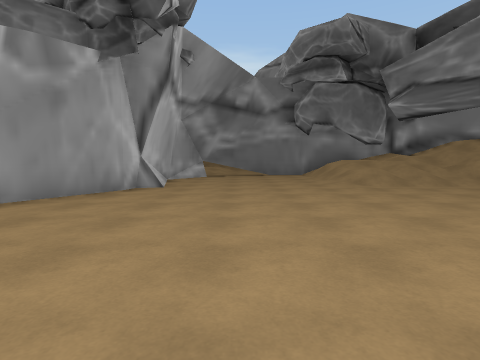
[1] (above)

12 first-person views from a walk through a scene from a Unity 3-D project. The camera is 1.2 m above the floor, tilts 4° down and sees 80° across. The floor is counted in squares, 2 m on a side. Each view is taken from the middle of a square. On the plan, view 1 faces up. The plan holds only what a view shows up to about 9 squares ahead; the rest is blank. The place goes on beyond the plan. Some animated figures are left out.

[2]
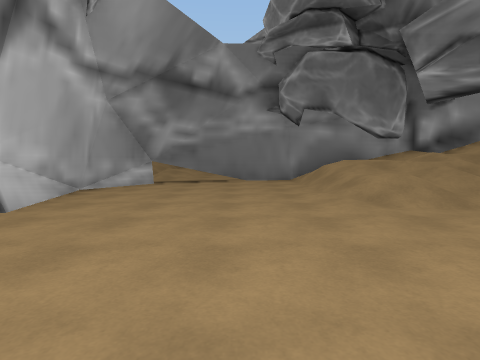

[3]
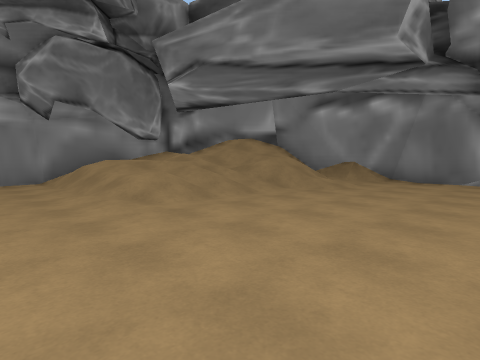

[4]
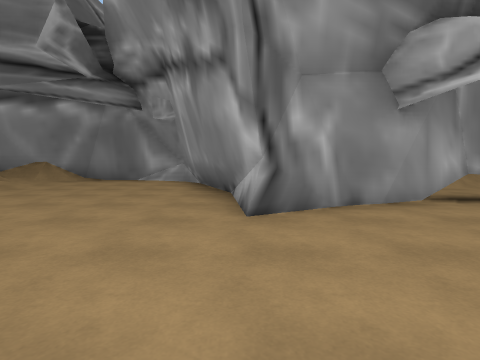

[5]
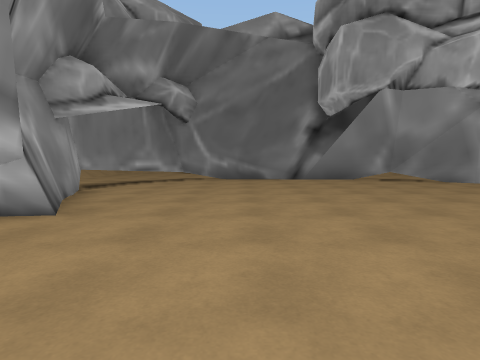

[6]
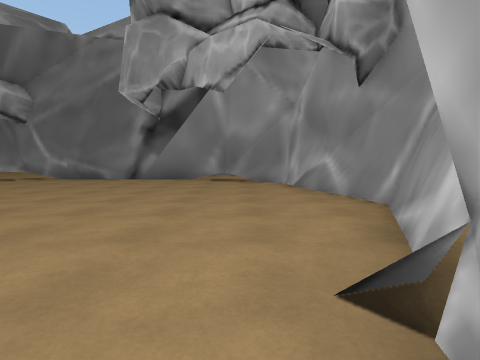

[7]
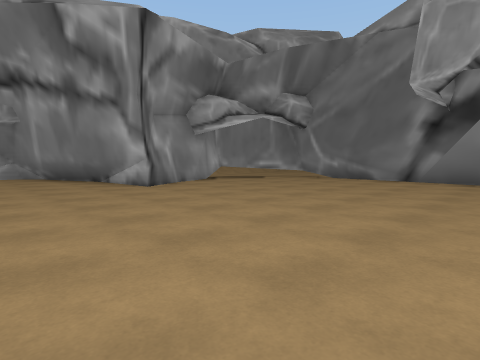

[8]
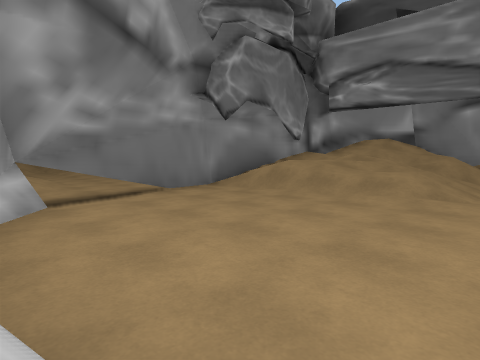

[9]
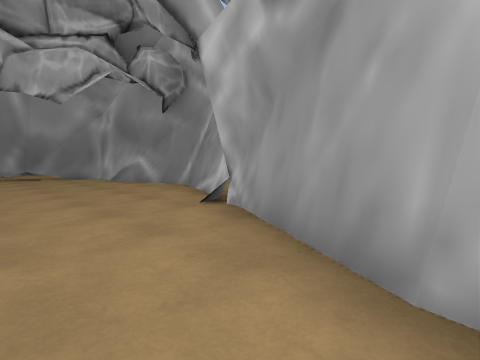

[10]
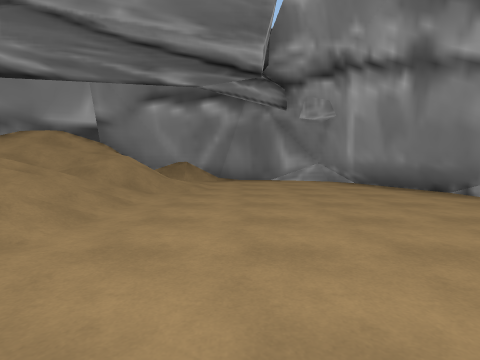

[11]
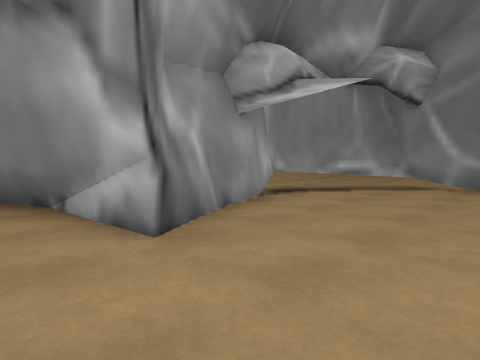

[12]
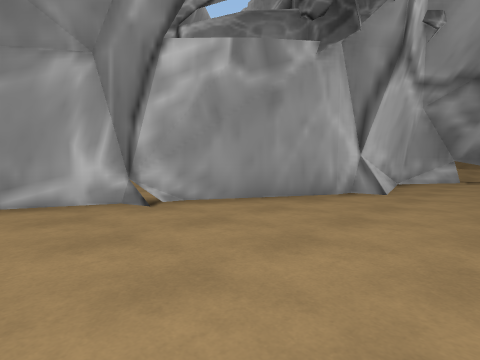

### Floor plan
Key: @ floor where view 1 was taken; # wall or solid block; . floor; / step, stairs or slope; = window, fence, low wall or low ledge.
Columns run from 5 left of view 1 to 10 right of it. Each row starts with its distance up from view 1.
 12      #####
 11    ###../####
 10    #....////##
  9    #..../////##
  8    #....//////#
  7   ##....//////#
  6   #........./.##
  5  ##............#
  4  #.............#
  3 ##.............#
  2 #...........####
  1 #.........##=
  0 #....@....#
 -1 #.........##
 -2 #..........#
 -3 #.........##
 -4 ###......##
 -5   #########

Where each view was taken, in squares from view 1:
view 1: 0 up, 0 right, facing up
view 2: 3 up, 1 right, facing up
view 3: 3 up, 1 right, facing up-right
view 4: 1 up, 1 right, facing right
view 5: 4 up, 2 right, facing down
view 6: 4 up, 3 left, facing down
view 7: 4 up, 2 left, facing down-right
view 8: 6 up, 2 left, facing up-right
view 9: 6 up, 1 left, facing down-left
view 10: 5 up, 1 right, facing right
view 11: 2 up, 2 right, facing down-right
view 12: 1 up, 0 right, facing up-left
